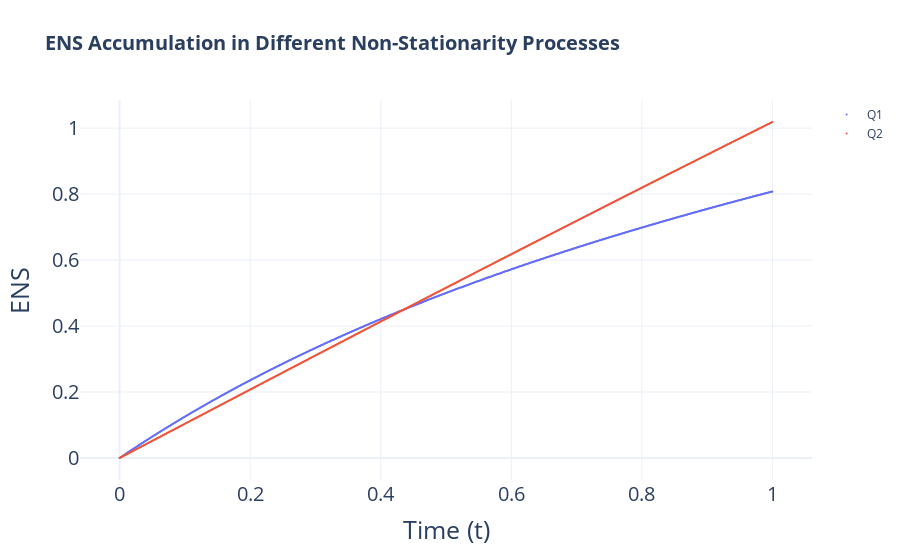

The cell this chart's notebook holds for it:
### Code cell
non_stationary_ENS_value0 = generate_non_stationary_ENS(Q1*0.2, test_nst_array3, np.linspace(0, 1, 999))
non_stationary_ENS_value1 = generate_non_stationary_ENS(Q2*0.2, test_nst_array3, np.linspace(0, 1, 999))
fig = go.Figure()

# Add traces
fig.add_trace(go.Scatter(x=np.linspace(0, 1, 999), y=non_stationary_ENS_value0, mode='markers', name='Q1', marker=dict(size=2)))
fig.add_trace(go.Scatter(x=np.linspace(0, 1, 999), y=non_stationary_ENS_value1, mode='markers', name='Q2', marker=dict(size=2)))
# fig.add_trace(go.Scatter(x=np.linspace(0, 1, 999), y=non_stationary_ENS_value2, mode='markers', name='Q3'))

# Update layout
fig.update_layout(
    title='<b>ENS Accumulation in Different Non-Stationarity Processes</b>',
    xaxis_title='Time (t)',
    yaxis_title='ENS',
    template='plotly_white',
    title_font=dict(size=20),
    xaxis=dict(
        title_font=dict(size=25),
        tickfont=dict(size=20),
    ),
    yaxis=dict(
        title_font=dict(size=25),
        tickfont=dict(size=20),
    )
)

fig.show()

### Figure 1 — Plotly figure (JSON) as saved in the notebook; plotly's stock layout.template omitted (floating-point values rounded to 4 significant figures; data arrays with more than 128 entries replaced by an {"elided": "..."} marker saying what was removed)
{"data": [{"marker": {"size": 2}, "mode": "markers", "name": "Q1", "type": "scatter", "x": {"elided": "999 float values"}, "y": {"elided": "999 float values"}}, {"marker": {"size": 2}, "mode": "markers", "name": "Q2", "type": "scatter", "x": {"elided": "999 float values"}, "y": {"elided": "999 float values"}}], "layout": {"title": {"font": {"size": 20}, "text": "<b>ENS Accumulation in Different Non-Stationarity Processes</b>"}, "xaxis": {"tickfont": {"size": 20}, "title": {"font": {"size": 25}, "text": "Time (t)"}}, "yaxis": {"tickfont": {"size": 20}, "title": {"font": {"size": 25}, "text": "ENS"}}}}
